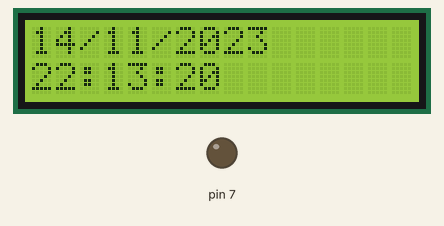
Simulated run of this sketch. Board: Arduino Uno, built with avr-gcc and run on an emulated ATmega328P. Shown: 16×2 character LCD, output pins drawn as LEDs (lit = HIGH). The local clock reads 2024-03-15 10:24:30 at power-on unless the sketch sets it.

Above: at 0.1 s.
At 4.3 s:
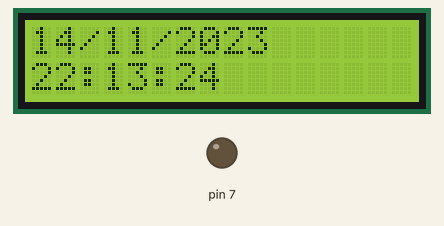
At 9.4 s:
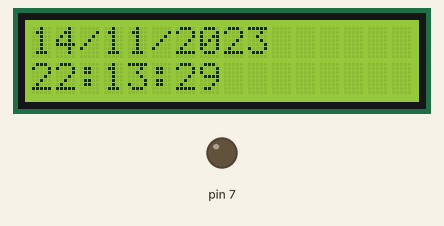
At 18.7 s:
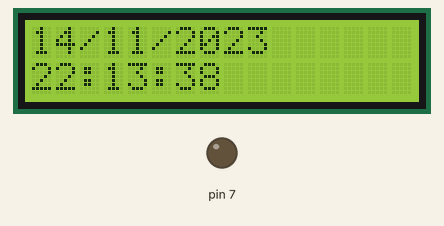
At 28.0 s:
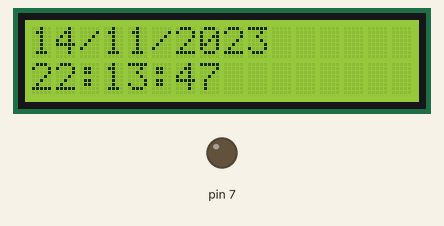
At 38.3 s:
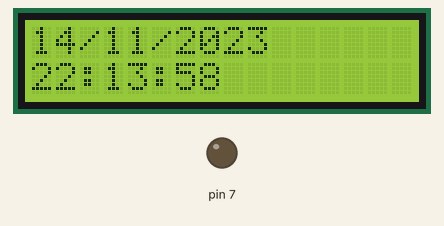

The sketch:

LCD_RTC_alarma_diaria_v2.ino
```cpp
#include <Wire.h>
#include <LiquidCrystal_I2C.h>
#include "RTClib.h"
LiquidCrystal_I2C lcd(0X27,16,2);
RTC_DS3231 rtc;
int alarmahora=11;
int alarmamin=13;
void setup() {
  lcd.init();
  lcd.backlight();
  rtc.begin();
  rtc.adjust(DateTime(__DATE__,__TIME__));
  pinMode(7,OUTPUT);}
void loop() {
  DateTime TIEMPO=rtc.now();
  if(TIEMPO.hour() == alarmahora && TIEMPO.minute() == alarmamin){
      lcd.clear();
      lcd.setCursor(0,0);
      lcd.print("ALARMA");
      digitalWrite(7,HIGH);
      delay(60000);}
  digitalWrite(7,LOW);

  if(TIEMPO.day()>=10){
    lcd.setCursor(0,0);
    lcd.print(TIEMPO.day());}
  else{
    lcd.setCursor(0,0);
    lcd.print("0");
    lcd.setCursor(1,0);
    lcd.print(TIEMPO.day());}
  lcd.setCursor(2,0);
  lcd.print("/");
  if(TIEMPO.month()>=10){
    lcd.setCursor(3,0);
    lcd.print(TIEMPO.month());}
  else{
    lcd.setCursor(3,0);
    lcd.print("0");
    lcd.setCursor(4,0);
    lcd.print(TIEMPO.month());}
  lcd.setCursor(5,0);
  lcd.print("/");
  lcd.setCursor(6,0);
  lcd.print(TIEMPO.year());

  if(TIEMPO.hour()>=10){
    lcd.setCursor(0,1);
    lcd.print(TIEMPO.hour());}
  else{
    lcd.setCursor(0,1);
    lcd.print("0");
    lcd.setCursor(1,1);
    lcd.print(TIEMPO.hour());}
  lcd.setCursor(2,1);
  lcd.print(":");
  if(TIEMPO.minute()>=10){
    lcd.setCursor(3,1);
    lcd.print(TIEMPO.minute());}
  else{
    lcd.setCursor(3,1);
    lcd.print("0");
    lcd.setCursor(4,1);
    lcd.print(TIEMPO.minute());}
  lcd.setCursor(5,1);
  lcd.print(":");
  lcd.setCursor(6,1);
  lcd.print(TIEMPO.second());
  delay(1000);
  lcd.clear();}
```

Measured:
- what the display in image 1 shows lasts 1.0 s, from 4.2 s to 5.2 s
